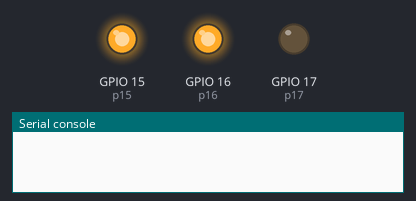
A program run on a simulated ESP32 board running MicroPython. On the bench: output pins drawn as LEDs (lit = HIGH), the last lines printed to the serial console. WiFi joins after 1.5 s; a WiFi scan finds one network, HomeNet. At 5.0 s the program stops and its outputs stay as they are.

Above: at 0.1 s.
At 5.1 s:
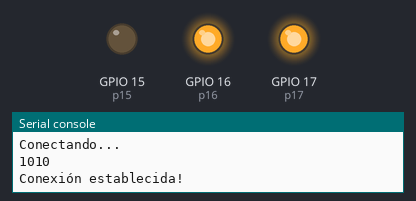
Timing chart, 0 to 6.5 s (numbered marks = the images above):
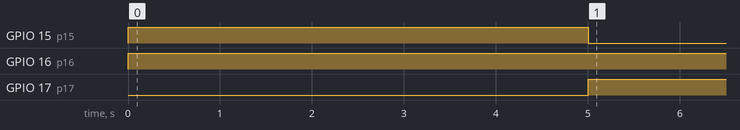

Measured:
- by itself, GPIO 15 (p15): LOW → HIGH at 0.00 s, → LOW 5.0 s later
- by itself, GPIO 16 (p16): LOW → HIGH at 0.00 s
- by itself, GPIO 17 (p17): LOW → HIGH at 5.0 s

The program:

wifi.py
```python
# https://www.youtube.com/watch?v=2bpdLOoz828

from machine import Pin
import network
import time

p17 = Pin(17, Pin.OUT)
p16 = Pin(16, Pin.OUT)
p15 = Pin(15, Pin.OUT)

p17.off()
p16.on()
p15.on()

wlan = network.WLAN(network.STA_IF) # create station interface
wlan.active(True)       # activate the interface
wifiList = wlan.scan()             # scan for access points

print('Redes disponibles-----------------------------------------------------------------')
for item in wifiList:
    print('Red:' + str(item[0]) + ' Canal :' + str(item[2]) + ' Señal: ' + str(item[3]) )
print('----------------------------------------------------------------------------------')


def wifiConncect():
    while not wlan.isconnected():
        print('Conectando...')
        time.sleep(1)
        print(wlan.status())
        if wlan.status() == 1001:
            pass
        else:
            wlan.connect('LGRC', '2706@09rg') # connect to an AP
    p15.off()
    p17.on()
    p16.on()
    print('Conexión establecida!')

if not wlan.isconnected():      # check if the station is connected to an AP
    wifiConncect()
else:
    p15.off()
    p17.on()
    p16.on()
wlan.ifconfig()         # get the interface's IP/netmask/gw/DNS addresses
```
